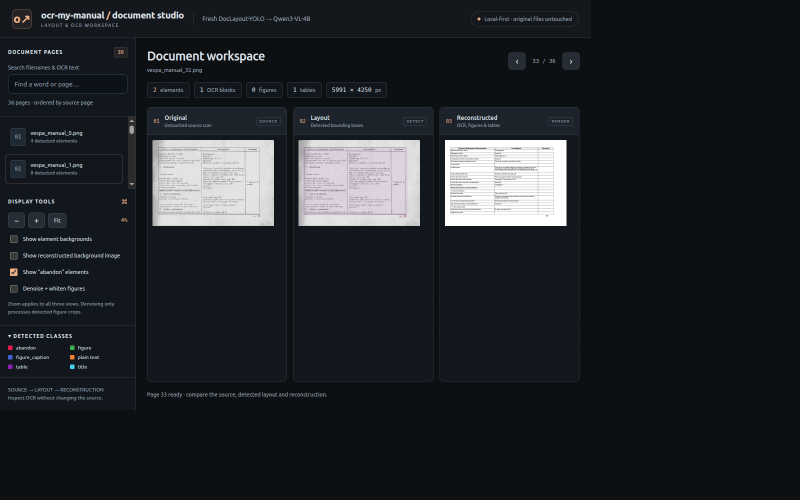
#> input picture docs/media/viewer-table.png, 1600 x 1000 px, given in place of viewer-cover.png, which was not available (shown at 1/2 size)
$ python build_demo_media.py
#> lines starting #> are read from the running program, lines starting #| are printed output that depends on the picture
"""Build a captioned documentation GIF from actual viewer screenshots."""
from pathlib import Path

from PIL import Image, ImageDraw, ImageFont


ROOT = Path(__file__).resolve().parent.parent
MEDIA = ROOT / 'docs' / 'media'
CASES = [
    ('viewer-cover', 'Cover lettering: original scan → detected layout → OCR reconstruction'),
    ('viewer-text', 'Body text: compare the scanned page with searchable OCR output'),
    ('viewer-table', 'Tables: detected region reconstructed as a three-column HTML table'),
]


def build():
    frames = []
    font = ImageFont.load_default(size=18)
    small = ImageFont.load_default(size=14)
    for name, caption in CASES:
        with Image.open(MEDIA / f'{name}.png') as source:
            # The integrated browser capture includes unused space beyond the app.
#> source is the input picture: PIL image 1600x1000 RGB; mean R, G, B 33.6, 37.4, 41.6
            screenshot = source.convert('RGB').crop((0, 0, 1182, 822))
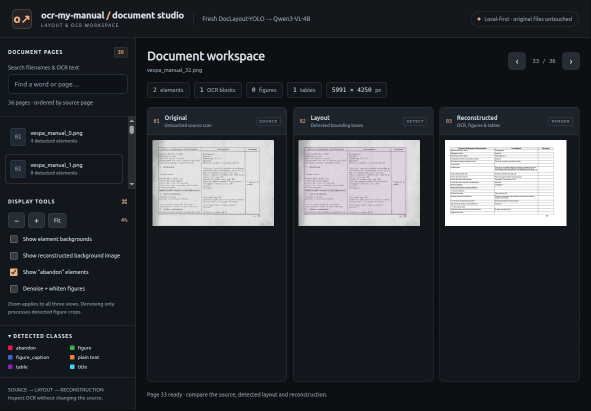
#> screenshot: PIL image 1182x822 RGB (shown at 1/2 size); mean R, G, B 46.9, 51.2, 56.2
        screenshot.save(MEDIA / f'{name}.jpg', quality=90, optimize=True)
        frame = Image.new('RGB', (1182, 900), '#0d1013')
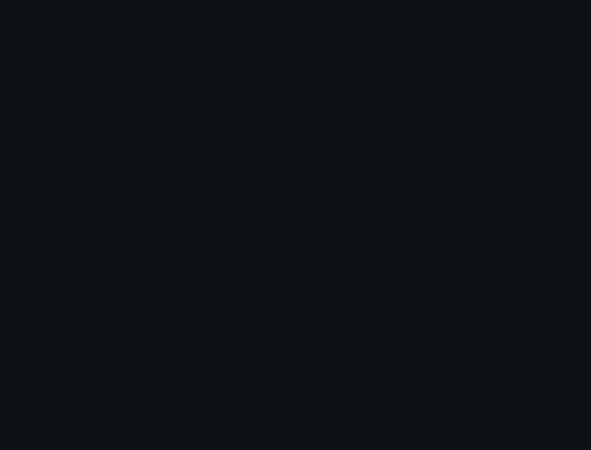
#> frame: PIL image 1182x900 RGB (shown at 1/2 size); mean R, G, B 13, 16, 19
        frame.paste(screenshot, (0, 78))
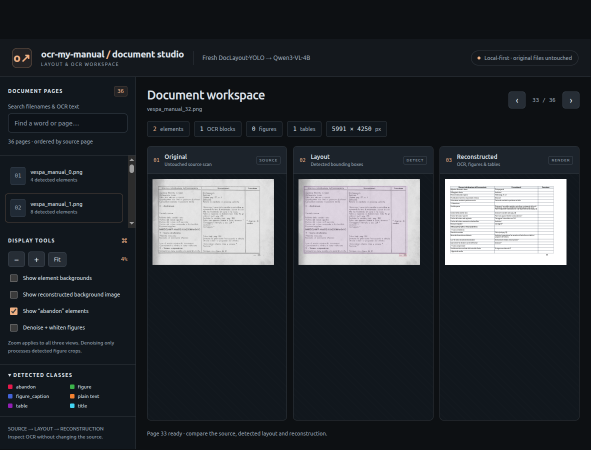
#> frame: PIL image 1182x900 RGB (shown at 1/2 size); mean R, G, B 44, 48.1, 53
        draw = ImageDraw.Draw(frame)
        draw.text((20, 14), caption, font=font, fill='#f0b184')
        draw.text((20, 44), 'Actual saved results • viewer slideshow, not processing speed • OCR still needs review', font=small, fill='#dce2e9')
        frames.append(frame.quantize(colors=192))
#> pass 2 of the loop in build, `for name, caption in CASES:`:
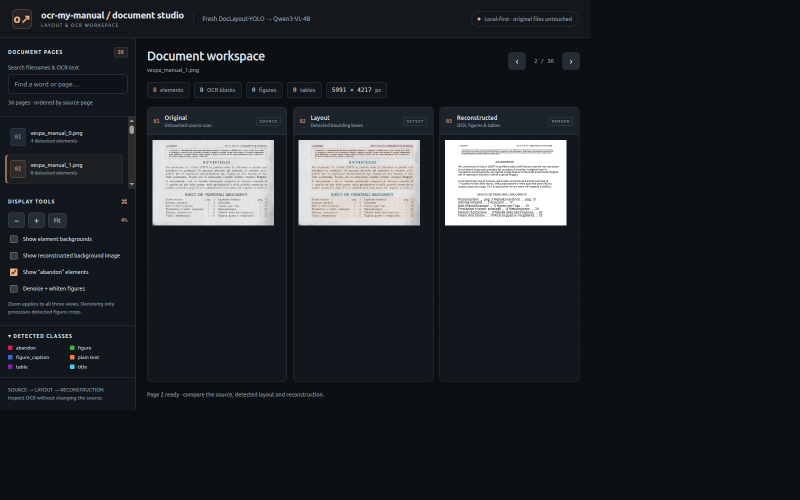
#> input picture docs/media/viewer-text.png, 1600 x 1000 px (shown at 1/2 size)
#> in build, source is the input picture: PIL image 1600x1000 RGB; mean R, G, B 33.6, 37.3, 41.2
#> in build, `screenshot = source.convert('RGB').crop((0, 0, 1182, 822))`:
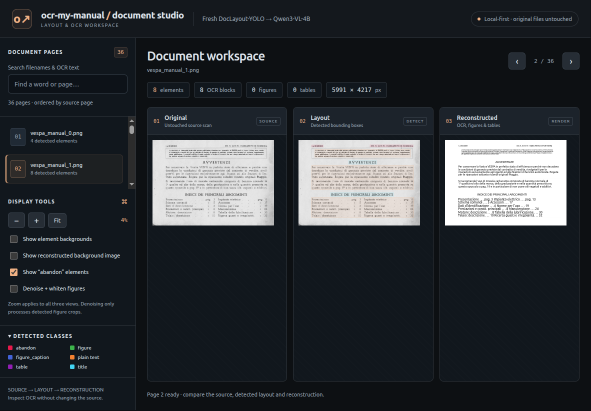
#> screenshot: PIL image 1182x822 RGB (shown at 1/2 size); mean R, G, B 46.9, 51.1, 55.6
#> in build, `frame.paste(screenshot, (0, 78))`:
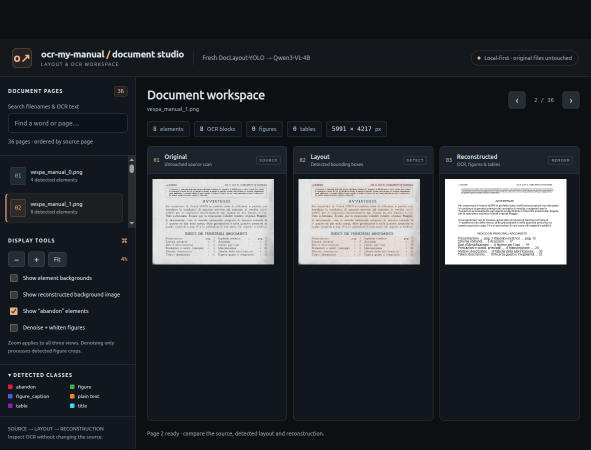
#> frame: PIL image 1182x900 RGB (shown at 1/2 size); mean R, G, B 44, 48.1, 52.4
    frames[0].save(MEDIA / 'viewer-demo.gif', save_all=True, append_images=frames[1:],
                   duration=3500, loop=0, disposal=2, optimize=True)
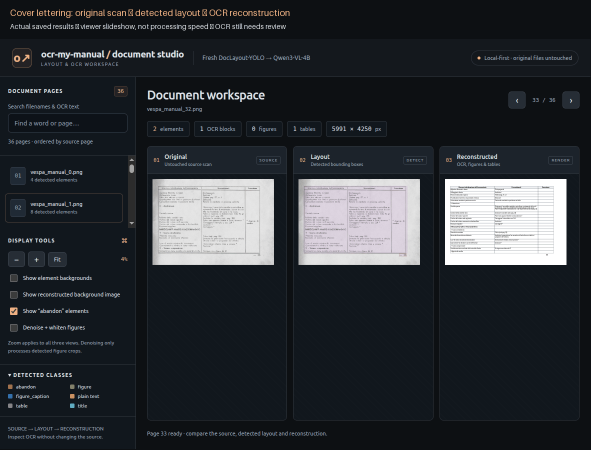
#> saved as viewer-demo.gif: PIL image 1182x900 P (shown at 1/2 size); mean R, G, B 44.8, 48.8, 53.5
    print('Created 3 static images and a 10.5-second looping viewer demonstration')


if __name__ == '__main__':
    build()
